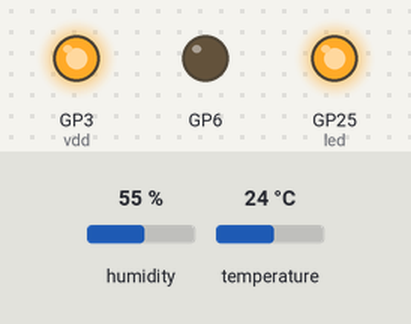
The program below on a simulated Raspberry Pi Pico running MicroPython. On the bench: output pins drawn as LEDs (lit = HIGH). Inputs (shaded band) come from the test bench; at power-on: humidity 55 %, temperature 24 °C. What the program prints to the serial console is not drawn.

Above: at 0.06 s.
At 2.6 s:
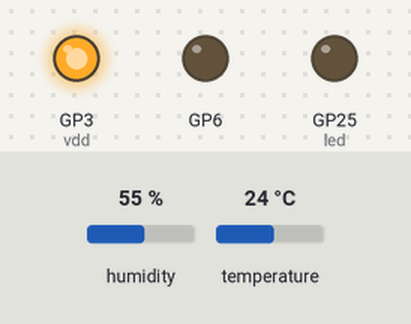
Timing chart, 0 to 6.7 s (numbered marks = the images above):
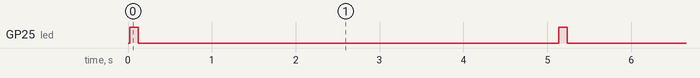

Measured:
- by itself, GP25 (led): alternates HIGH for 0.10 s and LOW for 5.0 s

The program:

example04_humid.py
```python
# (licence header left out)
# 温湿度センサ AE-SHT31 ピン接続図
##############################
#   SHT31 # Pico # GPIO
##############################
#     +V  #  5   # GP3
#    SDA  #  6   # GP4
#    SCL  #  7   # GP5
#    ADD  #  8   # GND
#    GND  #  9   # GP6
##############################

sht31 = 0x44                            # 温湿度センサSHT31のI2Cアドレス

from machine import Pin,I2C             # ライブラリmachineのI2Cを組み込む
from utime import sleep                 # μtimeからsleepを組み込む

led = Pin(25, Pin.OUT)                  # GPIO出力用インスタンスledを生成
gnd = Pin(6, Pin.OUT)                   # GP6をSHT31のGNDピンに接続
gnd.value(0)                            # GND用に0Vを出力
vdd = Pin(3, Pin.OUT)                   # GP3をSHT31のV+ピンに接続
vdd.value(1)                            # V+用に3.3Vを出力
i2c = I2C(0, scl=Pin(5), sda=Pin(4))    # GP5をSHT31のSCL,GP4をSDAに接続

temp = 0.                               # 温度値を保持する変数tempを生成
hum  = 0.                               # 湿度値を保持する変数humを生成
while True:                             # 繰り返し処理
    i2c.writeto_mem(sht31,0x24,b'\x00') # SHT31にコマンド0x2400を送信する
    # i2c.writeto(sht31,b'\x24\x00')    # SHT31仕様に合わせた2バイト送信表記
    sleep(0.018)                        # SHT31の測定待ち時間
    data = i2c.readfrom_mem(sht31,0x00,6)   # SHT31から測定値6バイトを受信
    if len(data) >= 5:                  # 受信データが5バイト以上の時
        temp = float((data[0]<<8) + data[1]) / 65535. * 175. - 45.
        hum  = float((data[3]<<8) + data[4]) / 65535. * 100.
        payload = (data[1]<<24) + (data[0]<<16) + (data[4]<<8) + data[3]
    s = str(round(temp,1))              # 小数点第1位で丸めた結果を文字列に
    print('Temperature =',s, end=', ')  # 温度値を表示
    s = str(round(hum,1))               # 小数点第1位で丸めた結果を文字列に
    print('Humidity =',s)               # 湿度値を表示
    led.value(1)                        # LEDをONにする
    sleep(0.1)                          # 0.1秒間の待ち時間処理
    led.value(0)                        # LEDをOFFにする
    sleep(5)                            # 5秒間の待ち時間処理
```
